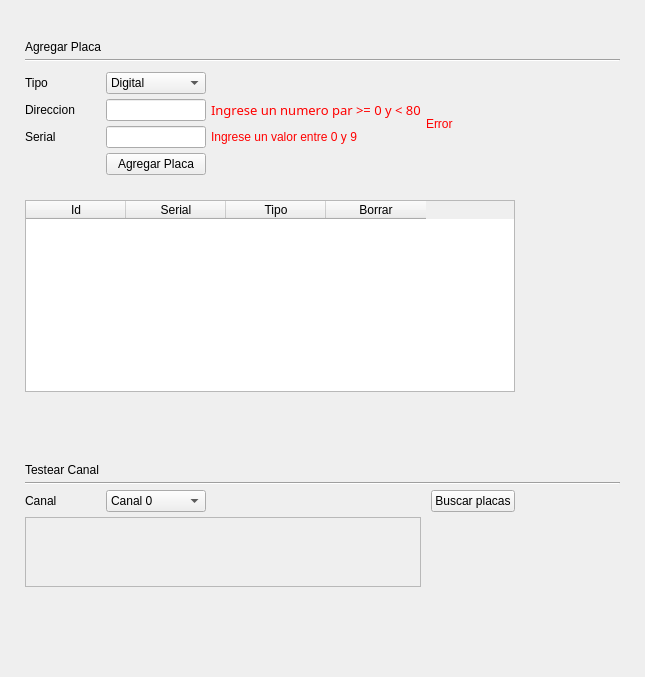
<?xml version="1.0" encoding="UTF-8"?>
<ui version="4.0">
 <class>Form</class>
 <widget class="QWidget" name="Form">
  <property name="geometry">
   <rect>
    <x>0</x>
    <y>0</y>
    <width>645</width>
    <height>677</height>
   </rect>
  </property>
  <property name="windowTitle">
   <string>Form</string>
  </property>
  <layout class="QHBoxLayout" name="horizontalLayout">
   <property name="spacing">
    <number>0</number>
   </property>
   <property name="leftMargin">
    <number>25</number>
   </property>
   <property name="topMargin">
    <number>40</number>
   </property>
   <property name="rightMargin">
    <number>25</number>
   </property>
   <property name="bottomMargin">
    <number>25</number>
   </property>
   <item>
    <layout class="QGridLayout" name="gridLayout">
     <property name="spacing">
      <number>5</number>
     </property>
     <item row="8" column="0" colspan="5">
      <widget class="QTableWidget" name="cards_table">
       <property name="enabled">
        <bool>true</bool>
       </property>
       <property name="minimumSize">
        <size>
         <width>400</width>
         <height>0</height>
        </size>
       </property>
       <property name="maximumSize">
        <size>
         <width>16777215</width>
         <height>16777215</height>
        </size>
       </property>
       <property name="midLineWidth">
        <number>0</number>
       </property>
       <property name="alternatingRowColors">
        <bool>true</bool>
       </property>
       <property name="columnCount">
        <number>4</number>
       </property>
       <column>
        <property name="text">
         <string>Id</string>
        </property>
       </column>
       <column>
        <property name="text">
         <string>Serial</string>
        </property>
       </column>
       <column>
        <property name="text">
         <string>Tipo</string>
        </property>
       </column>
       <column>
        <property name="text">
         <string>Borrar</string>
        </property>
       </column>
      </widget>
     </item>
     <item row="3" column="1">
      <widget class="QComboBox" name="card_type_cmb">
       <property name="maximumSize">
        <size>
         <width>100</width>
         <height>16777215</height>
        </size>
       </property>
       <item>
        <property name="text">
         <string>Digital</string>
        </property>
       </item>
       <item>
        <property name="text">
         <string>Analogica</string>
        </property>
       </item>
       <item>
        <property name="text">
         <string>Debug</string>
        </property>
       </item>
      </widget>
     </item>
     <item row="3" column="0">
      <widget class="QLabel" name="label_2">
       <property name="text">
        <string>Tipo</string>
       </property>
      </widget>
     </item>
     <item row="0" column="0">
      <widget class="QLabel" name="label">
       <property name="text">
        <string>Agregar Placa</string>
       </property>
      </widget>
     </item>
     <item row="4" column="0">
      <widget class="QLabel" name="label_3">
       <property name="text">
        <string>Direccion</string>
       </property>
      </widget>
     </item>
     <item row="7" column="0" colspan="7">
      <spacer name="horizontalSpacer">
       <property name="orientation">
        <enum>Qt::Horizontal</enum>
       </property>
       <property name="sizeHint" stdset="0">
        <size>
         <width>40</width>
         <height>20</height>
        </size>
       </property>
      </spacer>
     </item>
     <item row="6" column="1">
      <widget class="QPushButton" name="add_card_but">
       <property name="maximumSize">
        <size>
         <width>100</width>
         <height>16777215</height>
        </size>
       </property>
       <property name="text">
        <string>Agregar Placa</string>
       </property>
       <property name="autoDefault">
        <bool>false</bool>
       </property>
       <property name="default">
        <bool>false</bool>
       </property>
       <property name="flat">
        <bool>false</bool>
       </property>
      </widget>
     </item>
     <item row="5" column="0">
      <widget class="QLabel" name="label_4">
       <property name="text">
        <string>Serial</string>
       </property>
      </widget>
     </item>
     <item row="1" column="0" colspan="7">
      <widget class="Line" name="line">
       <property name="orientation">
        <enum>Qt::Horizontal</enum>
       </property>
      </widget>
     </item>
     <item row="5" column="2">
      <widget class="QLabel" name="channel_edit_error">
       <property name="enabled">
        <bool>true</bool>
       </property>
       <property name="styleSheet">
        <string notr="true">color: rgb(255, 0, 0);
font: 10pt &quot;Sans Serif&quot;;
</string>
       </property>
       <property name="frameShadow">
        <enum>QFrame::Plain</enum>
       </property>
       <property name="text">
        <string>Ingrese un valor entre 0 y 9</string>
       </property>
      </widget>
     </item>
     <item row="5" column="1">
      <widget class="QLineEdit" name="channel_edit">
       <property name="maximumSize">
        <size>
         <width>100</width>
         <height>16777215</height>
        </size>
       </property>
       <property name="toolTip">
        <string>Numero de puerto serial de 0 a 9</string>
       </property>
      </widget>
     </item>
     <item row="4" column="2">
      <widget class="QLabel" name="addr_edit_error">
       <property name="enabled">
        <bool>true</bool>
       </property>
       <property name="font">
        <font>
         <family>Sans Serif</family>
         <pointsize>10</pointsize>
         <weight>50</weight>
         <italic>false</italic>
         <bold>false</bold>
        </font>
       </property>
       <property name="styleSheet">
        <string notr="true">color: rgb(255, 0, 0);
font: 10pt &quot;Sans Serif&quot;;
</string>
       </property>
       <property name="text">
        <string>Ingrese un numero par &gt;= 0 y &lt; 80</string>
       </property>
      </widget>
     </item>
     <item row="3" column="3" colspan="4">
      <spacer name="horizontalSpacer_3">
       <property name="orientation">
        <enum>Qt::Horizontal</enum>
       </property>
       <property name="sizeHint" stdset="0">
        <size>
         <width>64</width>
         <height>20</height>
        </size>
       </property>
      </spacer>
     </item>
     <item row="4" column="3" rowspan="2" colspan="4">
      <widget class="QLabel" name="error_msg">
       <property name="styleSheet">
        <string notr="true">color: rgb(255, 0, 0);
font: 10pt &quot;Sans Serif&quot;;</string>
       </property>
       <property name="text">
        <string>Error</string>
       </property>
      </widget>
     </item>
     <item row="14" column="0" colspan="5">
      <spacer name="verticalSpacer">
       <property name="orientation">
        <enum>Qt::Vertical</enum>
       </property>
       <property name="sizeHint" stdset="0">
        <size>
         <width>20</width>
         <height>40</height>
        </size>
       </property>
      </spacer>
     </item>
     <item row="14" column="5" colspan="2">
      <spacer name="horizontalSpacer_2">
       <property name="orientation">
        <enum>Qt::Horizontal</enum>
       </property>
       <property name="sizeHint" stdset="0">
        <size>
         <width>40</width>
         <height>20</height>
        </size>
       </property>
      </spacer>
     </item>
     <item row="8" column="6">
      <spacer name="horizontalSpacer_4">
       <property name="orientation">
        <enum>Qt::Horizontal</enum>
       </property>
       <property name="sizeHint" stdset="0">
        <size>
         <width>40</width>
         <height>20</height>
        </size>
       </property>
      </spacer>
     </item>
     <item row="4" column="1">
      <widget class="QLineEdit" name="addr_edit">
       <property name="maximumSize">
        <size>
         <width>100</width>
         <height>16777215</height>
        </size>
       </property>
       <property name="toolTip">
        <string>Direccion en decimal de la placa</string>
       </property>
      </widget>
     </item>
     <item row="2" column="0" colspan="7">
      <spacer name="verticalSpacer_2">
       <property name="orientation">
        <enum>Qt::Vertical</enum>
       </property>
       <property name="sizeType">
        <enum>QSizePolicy::Preferred</enum>
       </property>
       <property name="sizeHint" stdset="0">
        <size>
         <width>20</width>
         <height>5</height>
        </size>
       </property>
      </spacer>
     </item>
     <item row="10" column="0">
      <widget class="QLabel" name="label_5">
       <property name="text">
        <string>Testear Canal</string>
       </property>
      </widget>
     </item>
     <item row="9" column="0">
      <spacer name="verticalSpacer_3">
       <property name="orientation">
        <enum>Qt::Vertical</enum>
       </property>
       <property name="sizeHint" stdset="0">
        <size>
         <width>20</width>
         <height>40</height>
        </size>
       </property>
      </spacer>
     </item>
     <item row="12" column="0">
      <widget class="QLabel" name="label_6">
       <property name="text">
        <string>Canal</string>
       </property>
      </widget>
     </item>
     <item row="11" column="0" colspan="7">
      <widget class="Line" name="line_2">
       <property name="orientation">
        <enum>Qt::Horizontal</enum>
       </property>
      </widget>
     </item>
     <item row="12" column="1">
      <widget class="QComboBox" name="channel_cmb">
       <item>
        <property name="text">
         <string>Canal 0</string>
        </property>
       </item>
       <item>
        <property name="text">
         <string>Canal 1 </string>
        </property>
       </item>
       <item>
        <property name="text">
         <string>Canal 2</string>
        </property>
       </item>
       <item>
        <property name="text">
         <string>Canal 3</string>
        </property>
       </item>
       <item>
        <property name="text">
         <string>Canal 4</string>
        </property>
       </item>
       <item>
        <property name="text">
         <string>Canal 5</string>
        </property>
       </item>
       <item>
        <property name="text">
         <string>Canal 6</string>
        </property>
       </item>
       <item>
        <property name="text">
         <string>Canal 7</string>
        </property>
       </item>
       <item>
        <property name="text">
         <string>Canal 8 </string>
        </property>
       </item>
       <item>
        <property name="text">
         <string>Canal 9</string>
        </property>
       </item>
      </widget>
     </item>
     <item row="12" column="4">
      <widget class="QPushButton" name="search_cards_but">
       <property name="text">
        <string>Buscar placas</string>
       </property>
      </widget>
     </item>
     <item row="12" column="2">
      <spacer name="horizontalSpacer_5">
       <property name="orientation">
        <enum>Qt::Horizontal</enum>
       </property>
       <property name="sizeHint" stdset="0">
        <size>
         <width>40</width>
         <height>20</height>
        </size>
       </property>
      </spacer>
     </item>
     <item row="13" column="0" colspan="3">
      <widget class="QScrollArea" name="scrollArea">
       <property name="widgetResizable">
        <bool>true</bool>
       </property>
       <widget class="QWidget" name="scrollAreaWidgetContents">
        <property name="geometry">
         <rect>
          <x>0</x>
          <y>0</y>
          <width>408</width>
          <height>57</height>
         </rect>
        </property>
        <layout class="QHBoxLayout" name="horizontalLayout_2">
         <item>
          <widget class="QLabel" name="channel_msg">
           <property name="text">
            <string/>
           </property>
          </widget>
         </item>
        </layout>
       </widget>
      </widget>
     </item>
    </layout>
   </item>
  </layout>
 </widget>
 <tabstops>
  <tabstop>card_type_cmb</tabstop>
  <tabstop>addr_edit</tabstop>
  <tabstop>channel_edit</tabstop>
  <tabstop>add_card_but</tabstop>
  <tabstop>cards_table</tabstop>
 </tabstops>
 <resources>
  <include location="../resources.qrc"/>
 </resources>
 <connections>
  <connection>
   <sender>addr_edit</sender>
   <signal>textEdited(QString)</signal>
   <receiver>addr_edit_error</receiver>
   <slot>hide()</slot>
   <hints>
    <hint type="sourcelabel">
     <x>147</x>
     <y>86</y>
    </hint>
    <hint type="destinationlabel">
     <x>307</x>
     <y>86</y>
    </hint>
   </hints>
  </connection>
  <connection>
   <sender>add_card_but</sender>
   <signal>clicked()</signal>
   <receiver>Form</receiver>
   <slot>add_card()</slot>
   <hints>
    <hint type="sourcelabel">
     <x>275</x>
     <y>152</y>
    </hint>
    <hint type="destinationlabel">
     <x>414</x>
     <y>401</y>
    </hint>
   </hints>
  </connection>
  <connection>
   <sender>channel_edit</sender>
   <signal>textEdited(QString)</signal>
   <receiver>channel_edit_error</receiver>
   <slot>hide()</slot>
   <hints>
    <hint type="sourcelabel">
     <x>147</x>
     <y>121</y>
    </hint>
    <hint type="destinationlabel">
     <x>307</x>
     <y>121</y>
    </hint>
   </hints>
  </connection>
  <connection>
   <sender>addr_edit</sender>
   <signal>textEdited(QString)</signal>
   <receiver>error_msg</receiver>
   <slot>hide()</slot>
   <hints>
    <hint type="sourcelabel">
     <x>147</x>
     <y>79</y>
    </hint>
    <hint type="destinationlabel">
     <x>616</x>
     <y>93</y>
    </hint>
   </hints>
  </connection>
  <connection>
   <sender>channel_edit</sender>
   <signal>textEdited(QString)</signal>
   <receiver>error_msg</receiver>
   <slot>hide()</slot>
   <hints>
    <hint type="sourcelabel">
     <x>147</x>
     <y>107</y>
    </hint>
    <hint type="destinationlabel">
     <x>616</x>
     <y>93</y>
    </hint>
   </hints>
  </connection>
  <connection>
   <sender>channel_edit</sender>
   <signal>returnPressed()</signal>
   <receiver>Form</receiver>
   <slot>add_card()</slot>
   <hints>
    <hint type="sourcelabel">
     <x>147</x>
     <y>107</y>
    </hint>
    <hint type="destinationlabel">
     <x>414</x>
     <y>401</y>
    </hint>
   </hints>
  </connection>
  <connection>
   <sender>search_cards_but</sender>
   <signal>pressed()</signal>
   <receiver>Form</receiver>
   <slot>search_connected_cards()</slot>
   <hints>
    <hint type="sourcelabel">
     <x>492</x>
     <y>533</y>
    </hint>
    <hint type="destinationlabel">
     <x>338</x>
     <y>338</y>
    </hint>
   </hints>
  </connection>
  <connection>
   <sender>addr_edit</sender>
   <signal>returnPressed()</signal>
   <receiver>Form</receiver>
   <slot>add_card()</slot>
   <hints>
    <hint type="sourcelabel">
     <x>147</x>
     <y>79</y>
    </hint>
    <hint type="destinationlabel">
     <x>414</x>
     <y>401</y>
    </hint>
   </hints>
  </connection>
 </connections>
 <slots>
  <slot>add_card()</slot>
  <slot>hide_errors()</slot>
  <slot>search_connected_cards()</slot>
  <slot>remove_card()</slot>
  <slot>set_current_cell(int,int)</slot>
 </slots>
</ui>
